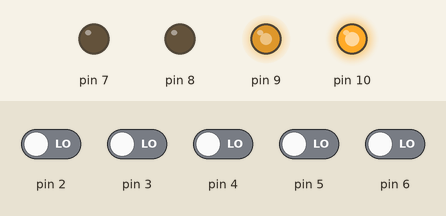
This program was run on a simulated Arduino Uno, built with avr-gcc and run on an emulated ATmega328P. Parts: output pins drawn as LEDs (lit = HIGH). Inputs (shaded band) come from the test bench; at power-on: pin 2–6 LOW.

Above: at 1.2 s.
1.3 s: pin 3 driven HIGH
At 1.9 s:
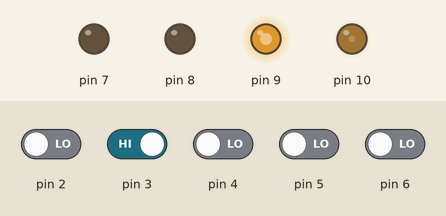
2.8 s: pin 3 driven LOW
At 3.7 s:
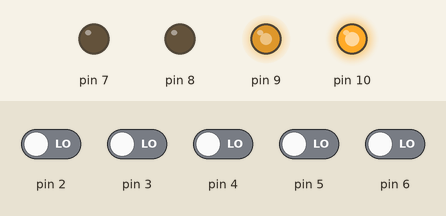
4.3 s: pin 5 driven HIGH
At 5.3 s:
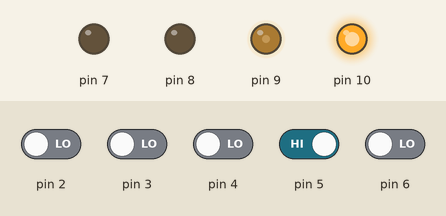
5.8 s: pin 3 driven HIGH and pin 5 driven LOW
At 7.0 s:
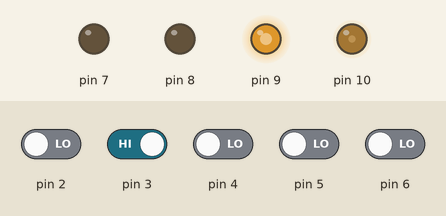
7.3 s: pin 3 driven LOW and pin 5 driven HIGH
At 7.6 s:
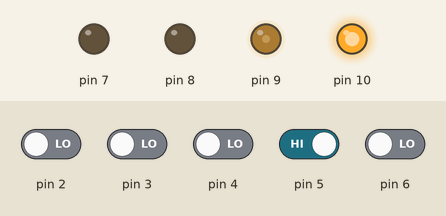
Timing chart, 0 to 9.8 s (numbered marks = the images above; inputs shaded):
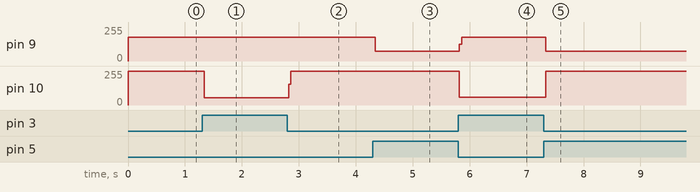

Measured:
- after the input at 1.3 s, pin 10: 255/255 → 53/255 at once
- after the input at 2.8 s, pin 10: 53/255 → 255/255 at once
- after the input at 4.3 s, pin 9: 180/255 → 72/255 at once
- after the input at 5.8 s, pin 9: 72/255 → 180/255 at once; pin 10: 255/255 → 59/255 at once
- after the input at 7.3 s, pin 9: 180/255 → 74/255 at once; pin 10: 59/255 → 255/255 at once

The program:

main.cpp
```cpp
#include <Arduino.h>
#include "car.hpp"
#include "sensor.hpp"
#include "constants.hpp"
#include "state.hpp"

CarController cct(m1, m2, e1, e2);

SensorController sct(right_edge_sensor, left_edge_sensor, right_sensor, left_sensor, middle_sensor);

AppState state = AppState::INIT;

/**
 * 统计经过的路口数
 *
 * TODO:干掉这个状态
 */
int intersections_count = 0;

void setup()
{
  Serial.begin(9600);

  cct.setup();
  sct.setup();

  cct.start();
  state = AppState::MAIN;
}

void loop()
{
  switch (state)
  {
  case AppState::MAIN:
    cct.start();
    if (!sct.middle_state())
    {
      if (sct.left_state())
      {
        // 向右偏，应该向左转
        state = AppState::TURN_LEFT;
      }
      else if (sct.right_state())
      { // 向左偏，应该向右转
        state = AppState::TURN_RIGHT;
      }
    }

    if (sct.crossed())
    {
      intersections_count++;
      if (intersections_count == 2)
      {
        state = AppState::STOP;
      }
    }
    break;

  case AppState::TURN_LEFT:
    cct.turn_left();
    if (!sct.left_state())
    {
      state = AppState::MAIN;
    }
    break;

  case AppState::TURN_RIGHT:
    cct.turn_right();
    if (!sct.right_state())
    {
      state = AppState::MAIN;
    }
    break;

  case AppState::STOP:
    cct.stop();
    intersections_count = 0; // 重置统计
    break;

  case AppState::INIT:
    init();
    break;
  }

  // if (sct.crossing())
  // {
  //   cct.turn_left();
  //   delay(200);
  //   do
  //   {
  //     cct.turn_left();
  //   } while (!sct.middle_state());
  //   cct.start();
  // }
}
```

car.hpp
```cpp
#ifndef CAR_HPP
#define CAR_HPP

class CarController
{
public:
  CarController(int lf_pin, int rf_pin, int ls_pin, int rs_pin)
      : left_forward_pin(lf_pin), right_forward_pin(rf_pin), left_speed_pin(ls_pin), right_speed_pin(rs_pin) {}

  /**
   * 初始化端口
   */
  void setup();

  /**
   * 启动
   */
  void start();

  /**
   * 左转
   */
  void turn_left();

  /**
   * 右转
   */
  void turn_right();

  /**
   * 停车
   */
  void stop();

private:
  /**
   * 左轮电机转向控制端口
   */
  int left_forward_pin;

  /**
   * 右轮电机转向控制端口
   */
  int right_forward_pin;

  /**
   * 左轮转速控制端口
   */
  int left_speed_pin;

  /**
   * 右轮转速控制端口
   */
  int right_speed_pin;
};
#endif
```

constants.hpp
```cpp
#ifndef CONSTANTS_HPP

#define CONSTANTS_HPP

/**
 * 光电传感器
 *
 * 1: 在线上
 * 0: 不在线上
 */
const int middle_sensor = 4;
const int right_sensor = 3;
const int left_sensor = 5;
const int right_edge_sensor = 2;
const int left_edge_sensor = 6;

/**
 * 控制转速
 */
const int e1 = 9;
const int e2 = 10;

/**
 * 控制转向
 */
const int m1 = 7;
const int m2 = 8;

#endif
```

sensor.hpp
```cpp
#ifndef SENSOR_HPP

#define SENSOR_HPP

/**
 * 本注释中所有的“左”、“右”方向均是从车后面往前看
 */
class SensorController {
public:

  SensorController(int rgt_e, int lft_e, int rgt, int lft, int md)
    : right_edge(rgt_e), left_edge(lft_e), right(rgt), left(lft), middle(md) {}

  /**
   * 初始化端口
   */
  void setup();

  /**
   * 穿过了线
   */
  bool crossed();

  /**
   * 是否在路口上
   */
  bool crossing();

  /**
   * 中心传感器左侧的传感器是否在线上
   */
  bool left_state();

  /**
   * 中心传感器右侧的传感器是否在线上
   */
  bool right_state();

  /**
   * 最左侧的传感器是否线上
   */
  bool left_edge_state();

  /**
   * 最右侧的传感器是否在线上
   */
  bool right_edge_state();

  /**
   * 最中心的传感器是否在线上
   */
  bool middle_state();
private:
  int right_edge;
  int left_edge;

  int right;
  int left;

  int middle;
};

#endif
```

state.hpp
```cpp
#ifndef STATE_HPP

#define STATE_HPP

/**
 * 应用程序状态
 */
enum AppState
{
  /**
   * 初始状态
   */
  INIT,

  /**
   * 左转
   */
  TURN_LEFT,

  /**
   * 右转
   */
  TURN_RIGHT,

  /**
   * 直行
   */
  MAIN,

  /**
   * 停车
   */
  STOP
};

#endif
```

car.cpp
```cpp
#include "car.hpp"
#include <Arduino.h>

void CarController::setup()
{
  pinMode(left_forward_pin, OUTPUT);
  pinMode(right_forward_pin, OUTPUT);
  pinMode(left_speed_pin, OUTPUT);
  pinMode(right_speed_pin, OUTPUT);
}

void CarController::start()
{
  // 初始化转向
  digitalWrite(left_forward_pin, LOW);
  digitalWrite(right_forward_pin, LOW);

  // 初始化转速
  analogWrite(left_speed_pin, 180);
  analogWrite(right_speed_pin, 255);
}

void CarController::turn_left()
{
  start(); // 先重置参数再停转
  analogWrite(left_speed_pin, 0);
}

void CarController::turn_right()
{
  start();
  analogWrite(right_speed_pin, 0);
}

void CarController::stop()
{
  // 初始化转速
  analogWrite(left_speed_pin, 0);
  analogWrite(right_speed_pin, 0);
}
```

sensor.cpp
```cpp
#include "sensor.hpp"
#include "Arduino.h"

void SensorController::setup()
{
  pinMode(right, INPUT);
  pinMode(left, INPUT);
  pinMode(left_edge, INPUT);
  pinMode(right_edge, INPUT);
  pinMode(middle, INPUT);
}

bool SensorController::crossing()
{
  return middle_state() && left_state() && right_state() && left_edge_state() && right_edge_state();
}

bool SensorController::crossed()
{
  static bool line_flag = false;

  // 统计路口
  if (crossing())
  {
    Serial.println("Online...");
    line_flag = true;
  }

  if ((!left_edge_state()) && (!right_edge_state()) && line_flag) // 走出了黑线
  {
    Serial.println("Operated!");
    line_flag = false;
    return true;
  }
  return false;
}

bool SensorController::right_state()
{
  return digitalRead(right) == 1;
}

bool SensorController::left_state()
{
  return digitalRead(left) == 1;
}

bool SensorController::right_edge_state()
{
  return digitalRead(right_edge) == 1;
}

bool SensorController::left_edge_state()
{
  return digitalRead(left_edge) == 1;
}

bool SensorController::middle_state()
{
  return digitalRead(middle) == 1;
}
```
